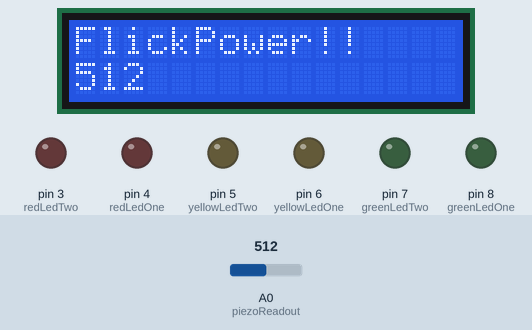
Simulated run of this sketch. Board: Arduino Uno, built with avr-gcc and run on an emulated ATmega328P. Shown: 16×2 character LCD, output pins drawn as LEDs (lit = HIGH). The inputs (shaded band) are chosen by the test bench; at power-on: A0 (piezoReadout) = 512. What the sketch prints to the serial monitor is not drawn.

Above: at 1.2 s.
1.3 s: A0 (piezoReadout) set to 105
At 1.56 s:
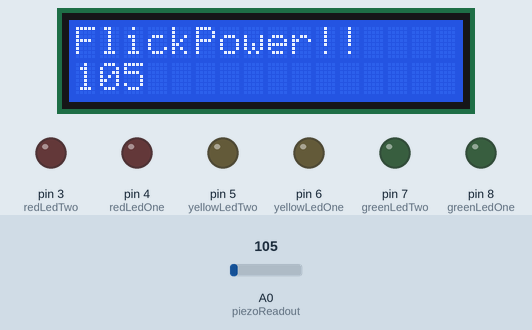
4.3 s: A0 (piezoReadout) set to 96
At 7.1 s:
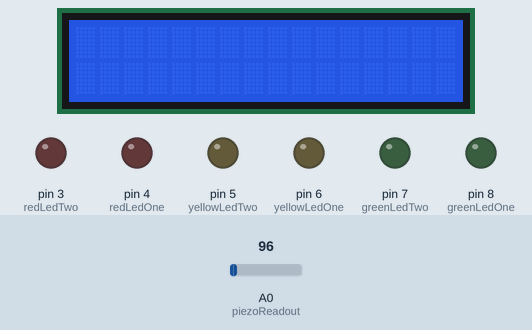
7.3 s: A0 (piezoReadout) set to 122
At 7.82 s:
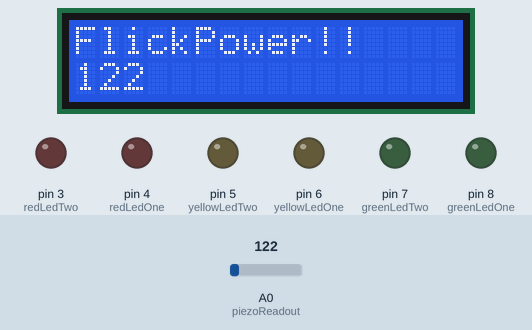
Timing chart, 0 to 10.3 s (numbered marks = the images above; inputs shaded):
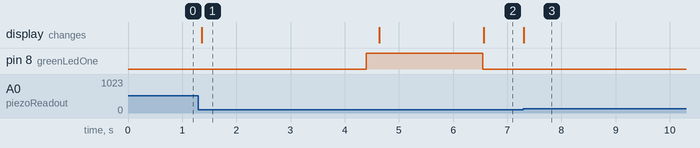

Measured:
- the behaviour switches between 101 and 100 on A0 (piezoReadout) (found by bisection; images 1 and 2)
- after the input at 1.3 s, the display: changes after 0.06 s (image 1)
- after the input at 4.3 s, pin 8 (greenLedOne): LOW → HIGH after 0.10 s, → LOW 2.2 s later; the display: first changes after 0.34 s (image 2 shows a later state)
- after the input at 7.3 s, the display: changes at once (image 3)

The sketch:

FlickPower.ino
```cpp
#include <LiquidCrystal.h>
const int piezoReadout = A0;
const int greenLedOne = 8;
const int greenLedTwo = 7;
const int yellowLedOne = 6;
const int yellowLedTwo = 5;
const int redLedOne = 4;
const int redLedTwo = 3;
const int flickMinimum = 100;
const int fadeLightDelay = 2000;
int flickVal;
int savedFlickVal;
unsigned long currentTime;
unsigned long lastFlickTime;
LiquidCrystal lcd(9, 2, 10, 11,12, 13);

void setup()
{
 pinMode(greenLedOne, OUTPUT);
 pinMode(greenLedTwo, OUTPUT);
 pinMode(yellowLedOne, OUTPUT);
 pinMode(yellowLedTwo, OUTPUT);
 pinMode(redLedOne, OUTPUT);
 pinMode(redLedTwo, OUTPUT);

 Serial.begin(9600);

 lcd.begin(16, 2);
 printFlick();
}

void loop()
{
  flickVal = analogRead(piezoReadout);
  if(flickVal > 30)
  {
    Serial.println(flickVal);
    printFlick();
  }
  displayFlickValueOnLights(flickVal);
}

void displayFlickValueOnLights(int knockVal)
{
  currentTime = millis();

  if(flickVal > flickMinimum && currentTime >= lastFlickTime + 100)
  {
    clearLights();
    delay(100);

    digitalWrite(greenLedOne, HIGH);
    lastFlickTime = currentTime;
    savedFlickVal = flickVal;

  }
  if(savedFlickVal > flickMinimum + 75 && currentTime >= lastFlickTime + 300)
  {
    digitalWrite(greenLedTwo, HIGH);
  }
  if(savedFlickVal > flickMinimum + 150 && currentTime >= lastFlickTime + 600)
  {
    digitalWrite(yellowLedOne, HIGH);
  }

  if(savedFlickVal > flickMinimum + 225 && currentTime >= lastFlickTime + 900)
  {
    digitalWrite(yellowLedTwo, HIGH);
  }
  if(savedFlickVal > flickMinimum + 300 && currentTime >= lastFlickTime + 1200)
  {
    digitalWrite(redLedOne, HIGH);
  }
  if(savedFlickVal > flickMinimum + 375 && currentTime >= lastFlickTime + 1500)
  {
    digitalWrite(redLedTwo, HIGH);
  }

  if(currentTime >= lastFlickTime + fadeLightDelay)
  {
    fadeLights(currentTime, lastFlickTime);
  }
}

void clearLights()
{
  digitalWrite(redLedTwo, LOW);
  digitalWrite(redLedOne, LOW);
  digitalWrite(yellowLedTwo, LOW);
  digitalWrite(yellowLedOne, LOW);
  digitalWrite(greenLedTwo, LOW);
  digitalWrite(greenLedOne, LOW);
}

void fadeLights(int currentTime, int lastFlickTime)
{
  if(currentTime > lastFlickTime + fadeLightDelay)
  {
    digitalWrite(redLedTwo, LOW);
    savedFlickVal = 0;
  }
  if(currentTime > lastFlickTime + fadeLightDelay + 50)
  {
    digitalWrite(redLedOne, LOW);
  }
  if(currentTime > lastFlickTime + fadeLightDelay + 100)
  {
    digitalWrite(yellowLedTwo, LOW);
  }
  if(currentTime > lastFlickTime + fadeLightDelay + 150)
  {
    digitalWrite(yellowLedOne, LOW);
  }
  if(currentTime > lastFlickTime + fadeLightDelay + 200)
  {
    digitalWrite(greenLedTwo, LOW);
  }
  if(currentTime > lastFlickTime + fadeLightDelay + 250)
  {
    digitalWrite(greenLedOne, LOW);
    lcd.clear();
    clearLights();
  }
}

void printFlick()
{
  lcd.clear();
  lcd.setCursor(0, 0);
  lcd.print("FlickPower!!");
  lcd.setCursor(0, 1);
  lcd.print(flickVal);
}
```
